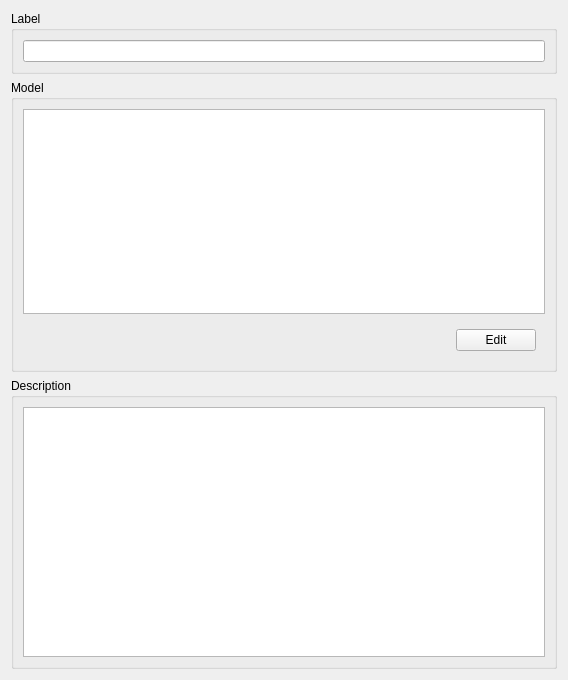
      <widget class="QWidget" name="page_5">
       <property name="geometry">
        <rect>
         <x>0</x>
         <y>0</y>
         <width>568</width>
         <height>680</height>
        </rect>
       </property>
       <attribute name="label">
        <string>Job</string>
       </attribute>
       <layout class="QVBoxLayout" name="verticalLayout_17">
        <item>
         <widget class="QGroupBox" name="groupBox_6">
          <property name="title">
           <string>Label</string>
          </property>
          <layout class="QVBoxLayout" name="verticalLayout_16">
           <item>
            <widget class="QLineEdit" name="jobLabel"/>
           </item>
          </layout>
         </widget>
        </item>
        <item>
         <widget class="QGroupBox" name="groupBox_4">
          <property name="title">
           <string>Model</string>
          </property>
          <layout class="QVBoxLayout" name="verticalLayout_14">
           <item>
            <widget class="QListWidget" name="jobModel">
             <property name="selectionMode">
              <enum>QAbstractItemView::MultiSelection</enum>
             </property>
            </widget>
           </item>
           <item>
            <widget class="QWidget" name="widget_3" native="true">
             <layout class="QHBoxLayout" name="horizontalLayout_6">
              <item>
               <spacer name="horizontalSpacer_2">
                <property name="orientation">
                 <enum>Qt::Horizontal</enum>
                </property>
                <property name="sizeHint" stdset="0">
                 <size>
                  <width>334</width>
                  <height>20</height>
                 </size>
                </property>
               </spacer>
              </item>
              <item>
               <widget class="QPushButton" name="jobModelEdit">
                <property name="text">
                 <string>Edit</string>
                </property>
               </widget>
              </item>
             </layout>
            </widget>
           </item>
          </layout>
         </widget>
        </item>
        <item>
         <widget class="QGroupBox" name="groupBox_5">
          <property name="title">
           <string>Description</string>
          </property>
          <layout class="QVBoxLayout" name="verticalLayout_15">
           <item>
            <widget class="QPlainTextEdit" name="jobDescription"/>
           </item>
          </layout>
         </widget>
        </item>
       </layout>
      </widget>
